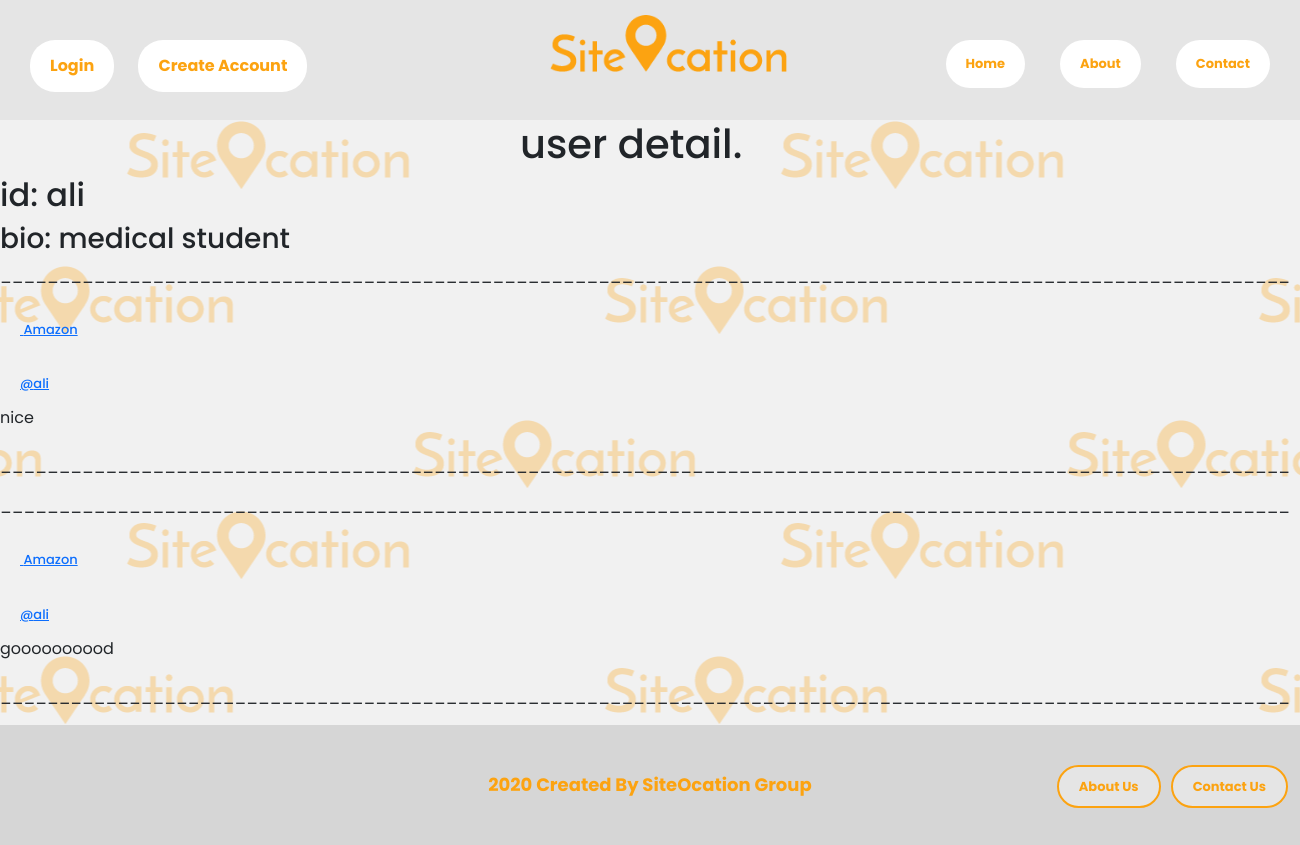
/user/3/, run on the app's committed database.
### website/models.py (models this page shows, shortened)
class Profile(models.Model):
    user = models.OneToOneField(User_in_built, on_delete=models.CASCADE, primary_key=True)
    user_picture = models.ImageField(help_text="Upload the picture of user.", blank=True, null=True, )
    bio = models.CharField(max_length=50, blank=True, null=True, )
    date_of_birth = models.DateField(default=timezone.now)
    class Meta:
        ordering = ['user__username']
    def get_absolute_url(self):
        return reverse('user-detail', args=[str(self.user.id)])

class Comment(models.Model):
    comment_id = models.AutoField(primary_key=True)
    website_id = models.ForeignKey(Website, on_delete=models.CASCADE)
    user_id = models.ForeignKey(Profile, on_delete=models.CASCADE)
    modified = models.DateTimeField(auto_now_add=True, help_text='When was this page created?')
    comment = models.CharField(max_length=600)
    likes = models.PositiveIntegerField(default=0)
    dislikes = models.PositiveIntegerField(default=0)
    rate_to_web = models.PositiveSmallIntegerField(blank=True, null=True, )
    reply = models.ForeignKey("self", blank=True, null=True, on_delete=models.CASCADE, related_name='+')

class Website(models.Model):
    website_domain_name = models.CharField(unique=True, max_length=71, primary_key=True,
                                           help_text='Website hostname without sub-domain and top-level-domain')
    name = models.CharField(max_length=200, unique=True, blank=False)
    description = models.TextField(max_length=1000, help_text='Enter a brief description of the website')
    founded = models.DateField(help_text='When was this website created?', blank=True, null=True, )
    modified = models.DateTimeField(auto_now_add=True, help_text='When was this page created?')
    writen_by = models.ForeignKey(Profile, on_delete=models.SET_NULL, null=True)
    founders = models.ManyToManyField(Founder, help_text='Who made this website?', blank=True)
    industry = models.ManyToManyField(Industry, help_text='Select a type for this website', blank=True)
    subsidiaries = models.ManyToManyField("self", max_length=200, blank=True,
                                          help_text='the companies that is owned or controlled by this company')
    brand_picture = models.ImageField(null=True, blank=True, help_text="Upload the picture of website's brand.")
    headquarters = models.CharField(max_length=200,
                                    help_text='The location where most of the important'
                                              + ' functions of an organization are coordinated.',
                                    blank=True)
    numberOfEmployees = models.CharField(max_length=200, null=True, blank=True)
    areaServed = models.ForeignKey(AreaServed, on_delete=models.SET_NULL, null=True)
    likes = models.PositiveIntegerField(default=0)
    dislikes = models.PositiveIntegerField(default=0)
    class Meta:
        ordering = ['-likes', 'dislikes', 'name']
    def __str__(self):
        return self.name
    def get_absolute_url(self):
        return reverse('website-detail', args=[str(self.website_domain_name)])

### website/views.py (the view)
# urls.py: path('user/<pk>/', website_veiws.user_detail, name='user-detail'),
def user_detail(request, pk):
    user = User_in_built.objects.get(id=pk)
    user_details = Profile.objects.get(user_id=user.id)
    comments = reversed(Comment.objects.filter(user_id=user.id, reply=None))
    context = {
        'userview': user,
        'detail': user_details,
        'comments': comments,
    }
    return render(request, 'user_detail.html', context=context)

### website/templates/user_detail.html (shortened to what this page needs)
{% extends "main-a.html" %}
{% block content %}
    <h1>user detail.</h1>
    <h2>
        id: {{ userview.username }}
    </h2>
    <h3>
        bio: {{ detail.bio }}
    </h3>
    {% for comment in comments %}
        <div>
            <p>
                ______________________________________________________________________________________________________________
            </p>
            <h2>
                <a href="{{ comment.website_id.get_absolute_url }}">
                    {{ comment.website_id }}
                </a>
            </h2>
            <h1>
                <a href="{{ comment.user_id.get_absolute_url }}">
                    @{{ comment.user_id.user.username }}
                </a>
            </h1>
            <p dir="ltr">
                {{ comment.comment }}
                <br>
                <br>
                ______________________________________________________________________________________________________________
            </p>
        </div>
    {% endfor %}
{% endblock %}

### website/templates/Main-a.html (style rules this page uses)
body { background: url(../../media/image/BackGround/BG.png) repeat fixed center; font-family: 'Poppins', sans-serif; margin: 0; margin: 0px; background-color: #f1f1f1; }
a { border-radius: 25px; height: auto; width: auto; padding: 14px 20px; font-size: small; }
::placeholder { font-family: 'Poppins'; color: #010101; }

### data on the page
Profile: bio "medical student"
Comment: website_id "Amazon", user_id.user.username "ali", comment "nice"
Comment: website_id "Amazon", user_id.user.username "ali", comment "goooooooood"

### other printed values
{{ userview.username }} "ali"
